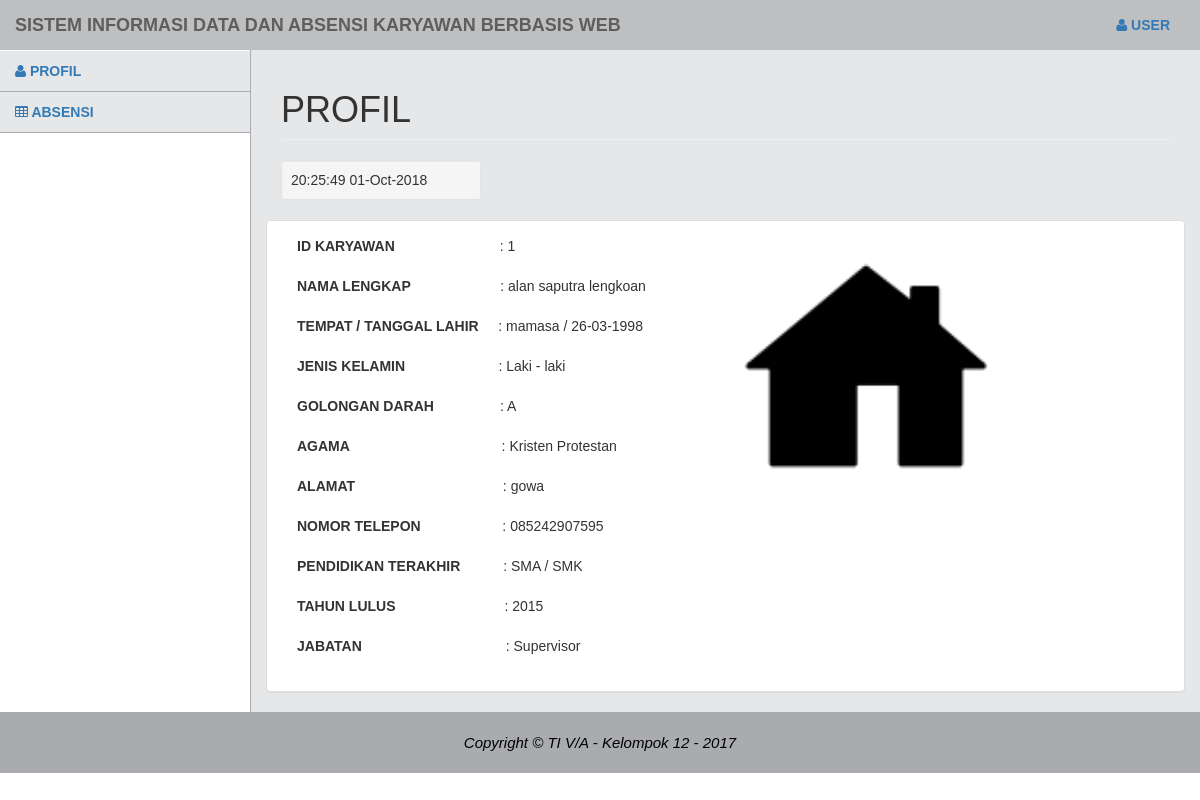
The app's page /beranda_user.php with its own data.
### tables this page shows
CREATE TABLE `tb_karyawan` (
  `id_karyawan` varchar(20) NOT NULL,
  `nama` varchar(50) NOT NULL,
  `tmp_tgl_lhr` varchar(20) NOT NULL,
  `jenkel` varchar(20) NOT NULL,
  `gol_dar` varchar(5) NOT NULL,
  `agama` varchar(20) NOT NULL,
  `alamat` varchar(50) NOT NULL,
  `no_tel` varchar(20) NOT NULL,
  `pen_ter` varchar(10) NOT NULL,
  `tah_lus` varchar(10) NOT NULL,
  `jabatan` varchar(20) NOT NULL,
  `foto` blob NOT NULL
);

### beranda_user.php (the view, shortened to what this page needs)
<?php
include ("koneksi.php");
$idkaryawan = $_SESSION['inpidkaryawan'];
$sql        = "SELECT * FROM tb_karyawan WHERE id_karyawan LIKE '%$idkaryawan%' ";
$detail     = mysqli_query($koneksi, $sql);
$query      = mysqli_fetch_array($detail);
 ?>
<!DOCTYPE html>
<html>
  <head>
    <link href="vendor/css/bootstrap/bootstrap.min.css" rel="stylesheet">
    <link href="vendor/font-awesome/css/font-awesome.min.css" rel="stylesheet" type="text/css">
    <link href="css/tampilanadmin.css" rel="stylesheet">
  </head>
  <body onload="setInterval('displayServerTime()', 1000);">
    <div id="wrapper">
      <nav class="navbar navbar-default navbar-static-top" role="navigation" style="margin-bottom: 0">
          <div class="navbar-header">
            <a class="navbar-brand">Sistem Informasi Data dan Absensi Karyawan Berbasis Web</a>
          </div>
          <ul class="nav navbar-top-links navbar-right">
            <li class="dropdown">
              <a class="dropdown-toggle" data-toggle="dropdown" href="#">
                <i class="fa fa-user"></i> User
              </a>
            </li>
          </ul>
        <div class="navbar-default sidebar" role="navigation">
          <div class="sidebar-nav navbar-collapse">
            <ul class="nav" id="side-menu">
              <li>
                <a href="beranda_user.php">
                  <i class="fa fa-user"></i> Profil
                </a>
              </li>
              <li>
                <a href="absensi.php">
                  <i class="fa fa-table"></i> Absensi
                </a>
              </li>
            </ul>
          </div>
        </div>
      </nav>
      <div id="page-wrapper">
        <div class="row">
          <div class="col-lg-12">
            <h1 class="page-header">Profil</h1>
          </div>
        </div>
        <div class="row">
          <div class="col-sm-3">
            <div class="well well-sm">
              <span id="clock">
              </span>
              <?php
              echo date(" d-M-Y");
               ?>
            </div>
          </div>
        </div>
        <div class="row">
          <div class="panel panel-default">
            <div class="panel-body">
              <div class="col-lg-6">
                <form role="form">
                  <div class="form-group">
                    <label>ID KARYAWAN</label>
                    &nbsp;&nbsp;&nbsp;
                    &nbsp;&nbsp;&nbsp;&nbsp;&nbsp;
                    &nbsp;&nbsp;&nbsp;&nbsp;&nbsp;
                    &nbsp;&nbsp;&nbsp;&nbsp;&nbsp;
                    &nbsp;&nbsp;&nbsp; : <?php echo $query['id_karyawan'] ?>
                  </div>
                  <div class="form-group">
                    <label>NAMA LENGKAP</label>
                    &nbsp;&nbsp;&nbsp;&nbsp;&nbsp;
                    &nbsp;&nbsp;&nbsp;&nbsp;&nbsp;
                    &nbsp;&nbsp;&nbsp;&nbsp;&nbsp;
                    &nbsp;&nbsp;&nbsp; : <?php echo $query['nama'] ?>
                  </div>
                  <div class="form-group">
                    <label>TEMPAT / TANGGAL LAHIR</label>
                    &nbsp;&nbsp;&nbsp;&nbsp;: <?php echo $query['tmp_tgl_lhr'] ?>
                  </div>
                  <div class="form-group">
                    <label>JENIS KELAMIN</label>
                    &nbsp;&nbsp;&nbsp;&nbsp;&nbsp;
                    &nbsp;&nbsp;&nbsp;&nbsp;&nbsp;
                    &nbsp;&nbsp;&nbsp;&nbsp;&nbsp;
                    &nbsp;&nbsp;&nbsp;&nbsp; : <?php echo $query['jenkel'] ?>
                  </div>
                  <div class="form-group">
                    <label>GOLONGAN DARAH</label>
                    &nbsp;&nbsp;&nbsp;&nbsp;&nbsp;
                    &nbsp;&nbsp;&nbsp;&nbsp;&nbsp;
                    &nbsp;&nbsp;&nbsp; : <?php echo $query['gol_dar'] ?>
                  </div>
                  <div class="form-group">
                    <label>AGAMA</label>
                    &nbsp;&nbsp;&nbsp;&nbsp;&nbsp;
                    &nbsp;&nbsp;&nbsp;&nbsp;&nbsp;
                    &nbsp;&nbsp;&nbsp;&nbsp;&nbsp;
                    &nbsp;&nbsp;&nbsp;&nbsp;&nbsp;
                    &nbsp;&nbsp;&nbsp;&nbsp;&nbsp;
                    &nbsp;&nbsp;&nbsp;&nbsp;&nbsp;
                    &nbsp; : <?php echo $query['agama'] ?>
                  </div>
                  <div class="form-group">
                    <label>ALAMAT</label>
                    &nbsp;&nbsp;&nbsp;&nbsp;&nbsp;
                    &nbsp;&nbsp;&nbsp;&nbsp;&nbsp;
                    &nbsp;&nbsp;&nbsp;&nbsp;&nbsp;
                    &nbsp;&nbsp;&nbsp;&nbsp;&nbsp;
                    &nbsp;&nbsp;&nbsp;&nbsp;&nbsp;
                    &nbsp;&nbsp;&nbsp;&nbsp;&nbsp;
                    &nbsp;: <?php echo $query['alamat'] ?>
                  </div>
                  <div class="form-group">
                    <label>NOMOR TELEPON</label>
                    &nbsp;&nbsp;&nbsp;&nbsp;&nbsp;
                    &nbsp;&nbsp;&nbsp;&nbsp;&nbsp;
                    &nbsp;&nbsp;&nbsp;&nbsp;&nbsp;
                    &nbsp;&nbsp;: <?php echo $query['no_tel'] ?>
                  </div>
                  <div class="form-group">
                    <label>PENDIDIKAN TERAKHIR</label>
                    &nbsp;&nbsp;&nbsp;&nbsp;&nbsp;
                    &nbsp;&nbsp;&nbsp; : <?php echo $query['pen_ter'] ?>
                  </div>
                  <div class="form-group">
                    <label>TAHUN LULUS</label>
                    &nbsp;&nbsp;&nbsp;&nbsp;&nbsp;
                    &nbsp;&nbsp;&nbsp;&nbsp;&nbsp;
                    &nbsp;&nbsp;&nbsp;&nbsp;&nbsp;
                    &nbsp;&nbsp;&nbsp;&nbsp;&nbsp;
                    &nbsp;&nbsp;&nbsp;: <?php echo $query['tah_lus'] ?>
                  </div>
                  <div class="form-group">
                    <label>JABATAN</label>
                    &nbsp;&nbsp;&nbsp;&nbsp;&nbsp;
                    &nbsp;&nbsp;&nbsp;&nbsp;&nbsp;
                    &nbsp;&nbsp;&nbsp;&nbsp;&nbsp;
                    &nbsp;&nbsp;&nbsp;&nbsp;&nbsp;
                    &nbsp;&nbsp;&nbsp;&nbsp;&nbsp;
                    &nbsp;&nbsp;&nbsp;&nbsp;&nbsp; : <?php echo $query['jabatan'] ?>
                  </div>
                </form>
              </div>
              <div class="col-lg-6">
                <form role="form">
                  <div class="form-group">
                    <img src=<?php echo "images/".$query['foto']."" ?> width="250" height="260">
                  </div>
                </form>
              </div>
            </div>
          </div>
        </div>
      </div>
    </div>
    <footer class="text-center">
      <div class="footer-below">
        <div class="container">
          <div class="row">
            <div class="col-lg-12">
              <em>Copyright &copy; TI V/A - Kelompok 12 - 2017</em>
            </div>
          </div>
        </div>
      </div>
    </footer>
  </body>
</html>

### css/tampilanadmin.css (style rules this page uses)
body { font-family: Arial, sans-serif; }
h1 { text-transform: uppercase; font-weight: 500; }
#wrapper { width: 100%; }
#page-wrapper { padding: 0 15px; min-height: 568px; background-color: #E6E7E8; }
@media (min-width: 768px) { #page-wrapper { position: inherit; margin: 0 0 0 250px; padding: 0 30px; border-left: 1px solid #A9ABAE; } }
.navbar { background-color: #BDBFC1; font-weight: 700; font-family: arial; text-transform: uppercase; border: none; }
.navbar-top-links { margin-right: 0; }
.navbar-top-links li { display: inline-block; }
.navbar-top-links li:last-child { margin-right: 15px; }
.navbar-top-links li a { padding: 15px; min-height: 50px; }
.sidebar { background-color: #E6E7E8; }
.sidebar .sidebar-nav.navbar-collapse { padding-left: 0; padding-right: 0; }
.sidebar ul li { border-bottom: 1px solid #A9ABAE; }
@media (min-width: 768px) { .sidebar { z-index: 1; position: absolute; width: 250px; margin-top: 51px; } }
@media (min-width: 768px) { .navbar-top-links { margin-left: auto; } }
footer { color: black; font-size: 15px; }
footer .footer-below { padding: 20px 0; background-color: #A9ABAE; }

### records on screen
tb_karyawan: id_karyawan "1", nama "alan saputra lengkoan", tmp_tgl_lhr "mamasa / 26-03-1998", jenkel "Laki - laki", gol_dar "A", agama "Kristen Protestan", alamat "gowa", no_tel "085242907595", pen_ter "SMA / SMK", tah_lus "2015", jabatan "Supervisor", foto (picture)
